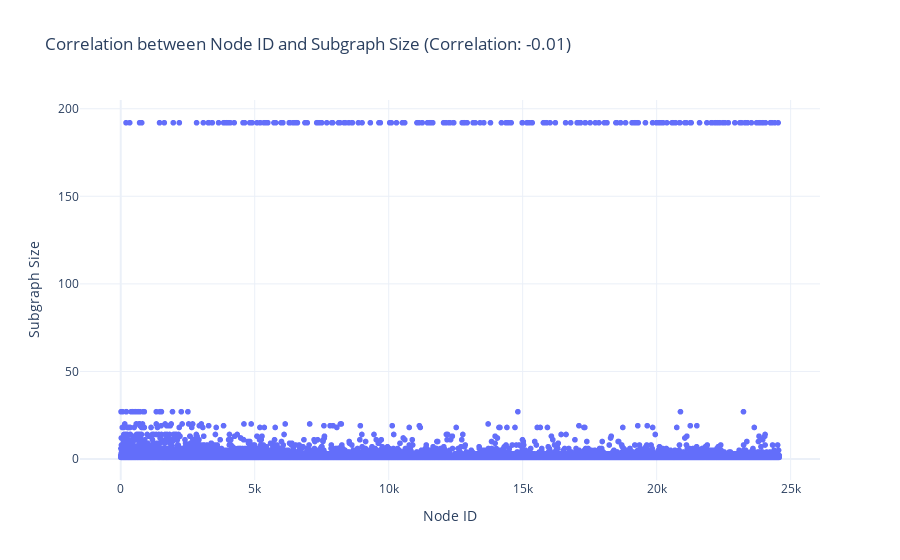

The notebook cell saved with this chart:
### Code cell
# Calculate correlation between node_id and subgraph_size
correlation = graph_data["node_id"].corr(graph_data["subgraph_size"])

# Create scatter plot using plotly
fig_correlation = px.scatter(
    graph_data,
    x="node_id",
    y="subgraph_size",
    labels={"node_id": "Node ID", "subgraph_size": "Subgraph Size"},
    title=f"Correlation between Node ID and Subgraph Size (Correlation: {correlation:.2f})",
)

# Update layout for better readability
fig_correlation.update_layout(
    showlegend=False,
    template="plotly_white",
)

fig_correlation.show()

### Figure 1 — Plotly figure (JSON) as saved in the notebook; plotly's stock layout.template omitted (floating-point values rounded to 4 significant figures; data arrays with more than 128 entries replaced by an {"elided": "..."} marker saying what was removed)
{"data": [{"hovertemplate": "Node ID=%{x}<br>Subgraph Size=%{y}<extra></extra>", "legendgroup": "", "marker": {"color": "#636efa", "symbol": "circle"}, "mode": "markers", "name": "", "showlegend": false, "type": "scattergl", "x": {"elided": "24576 int values"}, "xaxis": "x", "y": {"elided": "24576 int values"}, "yaxis": "y"}], "layout": {"legend": {"tracegroupgap": 0}, "showlegend": false, "title": {"text": "Correlation between Node ID and Subgraph Size (Correlation: -0.01)"}, "xaxis": {"anchor": "y", "domain": [0, 1], "title": {"text": "Node ID"}}, "yaxis": {"anchor": "x", "domain": [0, 1], "title": {"text": "Subgraph Size"}}}}
